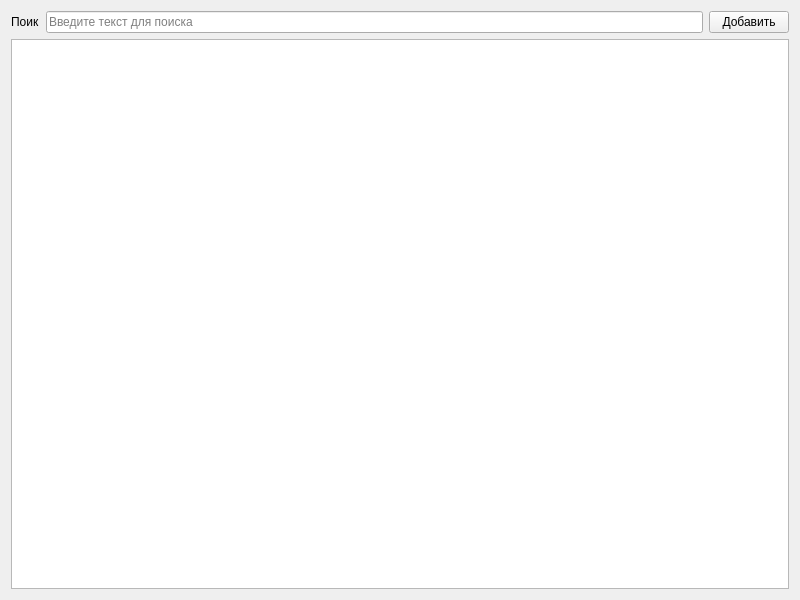
<?xml version="1.0" encoding="UTF-8"?>
<ui version="4.0">
 <class>QdkMain</class>
 <widget class="QWidget" name="QdkMain">
  <property name="geometry">
   <rect>
    <x>0</x>
    <y>0</y>
    <width>800</width>
    <height>600</height>
   </rect>
  </property>
  <property name="windowTitle">
   <string>Пациенты</string>
  </property>
  <layout class="QGridLayout" name="gridLayout">
   <item row="0" column="1">
    <widget class="QLineEdit" name="eFind">
     <property name="placeholderText">
      <string>Введите текст для поиска</string>
     </property>
     <property name="clearButtonEnabled">
      <bool>true</bool>
     </property>
    </widget>
   </item>
   <item row="0" column="0">
    <widget class="QLabel" name="label">
     <property name="text">
      <string>Поик</string>
     </property>
    </widget>
   </item>
   <item row="0" column="2">
    <widget class="QPushButton" name="btnAdd">
     <property name="text">
      <string>Добавить</string>
     </property>
    </widget>
   </item>
   <item row="1" column="0" colspan="3">
    <widget class="QTableView" name="view">
     <property name="editTriggers">
      <set>QAbstractItemView::NoEditTriggers</set>
     </property>
     <property name="alternatingRowColors">
      <bool>true</bool>
     </property>
     <property name="selectionMode">
      <enum>QAbstractItemView::SingleSelection</enum>
     </property>
     <property name="selectionBehavior">
      <enum>QAbstractItemView::SelectRows</enum>
     </property>
     <property name="sortingEnabled">
      <bool>false</bool>
     </property>
    </widget>
   </item>
  </layout>
 </widget>
 <resources/>
 <connections/>
</ui>
